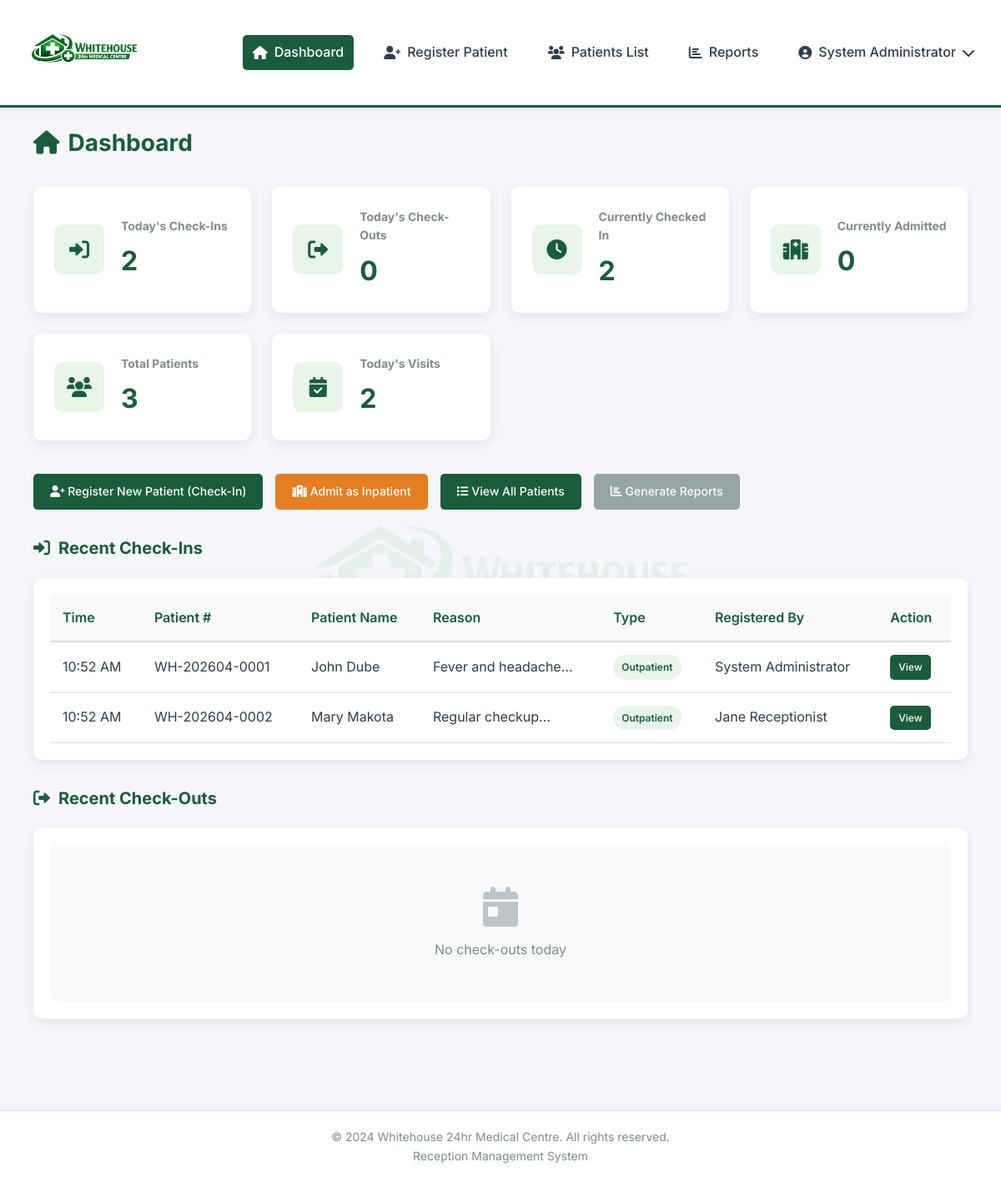
/pages/dashboard.php (signed in), run on the app's committed database.
### tables this page shows
CREATE TABLE visits (
    visit_id INT PRIMARY KEY AUTO_INCREMENT,
    patient_id INT NOT NULL,
    visit_number VARCHAR(20) UNIQUE NOT NULL,
    check_in_date DATE NOT NULL,
    check_in_time TIME NOT NULL,
    visit_reason TEXT,
    status ENUM('checked_in', 'checked_out') DEFAULT 'checked_in',
    check_out_date DATE NULL,
    check_out_time TIME NULL,
    check_out_notes TEXT,
    registered_by INT,
    checked_out_by INT,
    created_at TIMESTAMP DEFAULT CURRENT_TIMESTAMP,
    FOREIGN KEY (patient_id) REFERENCES patients(patient_id) ON DELETE CASCADE,
    FOREIGN KEY (registered_by) REFERENCES users(user_id),
    FOREIGN KEY (checked_out_by) REFERENCES users(user_id)
);

CREATE TABLE patients (
    patient_id INT PRIMARY KEY AUTO_INCREMENT,
    patient_number VARCHAR(20) UNIQUE NOT NULL,
    first_name VARCHAR(50) NOT NULL,
    last_name VARCHAR(50) NOT NULL,
    date_of_birth DATE NOT NULL,
    gender ENUM('Male', 'Female', 'Other') NOT NULL,
    phone VARCHAR(15),
    email VARCHAR(100),
    address TEXT,
    emergency_contact_name VARCHAR(100),
    emergency_contact_phone VARCHAR(15),
    created_at TIMESTAMP DEFAULT CURRENT_TIMESTAMP
);

CREATE TABLE users (
    user_id INT PRIMARY KEY AUTO_INCREMENT,
    username VARCHAR(50) UNIQUE NOT NULL,
    password VARCHAR(255) NOT NULL,
    full_name VARCHAR(100) NOT NULL,
    role ENUM('admin', 'receptionist') DEFAULT 'receptionist',
    is_active BOOLEAN DEFAULT TRUE,
    created_at TIMESTAMP DEFAULT CURRENT_TIMESTAMP,
    last_login TIMESTAMP NULL
);

### includes/functions.php (called while the page is built, shortened)
<?php
function getDashboardStats($db) {
    $stats = [];
    $query = "SELECT COUNT(*) as count FROM visits WHERE check_in_date = CURDATE()";
    $stmt = $db->query($query);
    $stats['today_checkins'] = $stmt->fetch(PDO::FETCH_ASSOC)['count'];
    $query = "SELECT COUNT(*) as count FROM visits v
              WHERE v.check_out_date = CURDATE() AND v.status = 'checked_out'
              AND v.visit_id NOT IN (SELECT visit_id FROM inpatient_admissions)";
    $stmt = $db->query($query);
    $stats['today_checkouts'] = $stmt->fetch(PDO::FETCH_ASSOC)['count'];
    $query = "SELECT COUNT(*) as count FROM visits v
              WHERE v.status = 'checked_in'
              AND v.visit_id NOT IN (SELECT visit_id FROM inpatient_admissions)";
    $stmt = $db->query($query);
    $stats['currently_checked_in'] = $stmt->fetch(PDO::FETCH_ASSOC)['count'];
    $query = "SELECT COUNT(*) as count FROM inpatient_admissions ia
              JOIN visits v ON ia.visit_id = v.visit_id
              WHERE v.status = 'checked_in' AND ia.actual_discharge_date IS NULL";
    $stmt = $db->query($query);
    $stats['currently_admitted'] = $stmt->fetch(PDO::FETCH_ASSOC)['count'];
    $query = "SELECT COUNT(*) as count FROM patients";
    $stmt = $db->query($query);
    $stats['total_patients'] = $stmt->fetch(PDO::FETCH_ASSOC)['count'];
    $query = "SELECT COUNT(*) as count FROM visits WHERE check_in_date = CURDATE()";
    $stmt = $db->query($query);
    $stats['total_visits_today'] = $stmt->fetch(PDO::FETCH_ASSOC)['count'];
    return $stats;
}
function getRecentCheckins($db, $limit = 10) {
    $query = "SELECT v.*, p.first_name, p.last_name, p.patient_number,
              u.full_name as registered_by_name,
              (SELECT COUNT(*) FROM inpatient_admissions WHERE visit_id = v.visit_id) as is_inpatient
              FROM visits v
              JOIN patients p ON v.patient_id = p.patient_id
              LEFT JOIN users u ON v.registered_by = u.user_id
              WHERE v.check_in_date = CURDATE()
              ORDER BY v.check_in_time DESC
              LIMIT :limit";
    $stmt = $db->prepare($query);
    $stmt->bindParam(':limit', $limit, PDO::PARAM_INT);
    $stmt->execute();
    return $stmt->fetchAll(PDO::FETCH_ASSOC);
}
?>

### pages/dashboard.php (the view, shortened to what this page needs)
<?php
require_once '../includes/functions.php';
$database = new Database();
$db = $database->getConnection();
$stats = getDashboardStats($db);
$recent_checkins = getRecentCheckins($db, 5);
$recent_checkouts = getRecentCheckouts($db, 5);
include '../includes/header.php';
?>
<div class="container">
    <h1 class="dashboard-title"><i class="fas fa-home"></i> Dashboard</h1>
    <div class="stats-grid">
        <div class="stat-card">
            <div class="stat-icon"><i class="fas fa-sign-in-alt"></i></div>
            <div class="stat-info">
                <h3>Today's Check-Ins</h3>
                <div class="stat-number"><?php echo $stats['today_checkins']; ?></div>
            </div>
        </div>
        <div class="stat-card">
            <div class="stat-icon"><i class="fas fa-sign-out-alt"></i></div>
            <div class="stat-info">
                <h3>Today's Check-Outs</h3>
                <div class="stat-number"><?php echo $stats['today_checkouts']; ?></div>
            </div>
        </div>
        <div class="stat-card">
            <div class="stat-icon"><i class="fas fa-clock"></i></div>
            <div class="stat-info">
                <h3>Currently Checked In</h3>
                <div class="stat-number"><?php echo $stats['currently_checked_in']; ?></div>
            </div>
        </div>
        <div class="stat-card">
            <div class="stat-icon"><i class="fas fa-hospital"></i></div>
            <div class="stat-info">
                <h3>Currently Admitted</h3>
                <div class="stat-number"><?php echo $stats['currently_admitted']; ?></div>
            </div>
        </div>
        <div class="stat-card">
            <div class="stat-icon"><i class="fas fa-users"></i></div>
            <div class="stat-info">
                <h3>Total Patients</h3>
                <div class="stat-number"><?php echo $stats['total_patients']; ?></div>
            </div>
        </div>
        <div class="stat-card">
            <div class="stat-icon"><i class="fas fa-calendar-check"></i></div>
            <div class="stat-info">
                <h3>Today's Visits</h3>
                <div class="stat-number"><?php echo $stats['total_visits_today']; ?></div>
            </div>
        </div>
    </div>
    <div class="quick-actions">
        <a href="register-patient.php" class="btn btn-primary"><i class="fas fa-user-plus"></i> Register New Patient (Check-In)</a>
        <a href="admit-patient.php" class="btn btn-warning"><i class="fas fa-hospital"></i> Admit as Inpatient</a>
        <a href="patients-list.php" class="btn btn-success"><i class="fas fa-list"></i> View All Patients</a>
        <a href="reports.php" class="btn btn-secondary"><i class="fas fa-chart-bar"></i> Generate Reports</a>
    </div>
    <div style="margin-bottom: 30px;">
        <h2 class="section-title"><i class="fas fa-sign-in-alt"></i> Recent Check-Ins</h2>
        <div class="table-container">
            <?php if(empty($recent_checkins)): ?>
                <div class="empty-message"><i class="fas fa-calendar-day"></i><p>No check-ins today</p></div>
            <?php else: ?>
                <table>
                    <thead><tr><th>Time</th><th>Patient #</th><th>Patient Name</th><th>Reason</th><th>Type</th><th>Registered By</th><th>Action</th></tr></thead>
                    <tbody>
                        <?php foreach($recent_checkins as $checkin): ?>
                        <tr>
                            <td><?php echo date('h:i A', strtotime($checkin['check_in_time'])); ?></td>
                            <td><?php echo htmlspecialchars($checkin['patient_number']); ?></td>
                            <td><?php echo htmlspecialchars($checkin['first_name'] . ' ' . $checkin['last_name']); ?></td>
                            <td><?php echo htmlspecialchars(substr($checkin['visit_reason'], 0, 50)) . '...'; ?></td>
                            <td><?php echo ($checkin['is_inpatient'] > 0) ? '<span class="status-badge status-admitted">Inpatient</span>' : '<span class="status-badge status-checked-in">Outpatient</span>'; ?></td>
                            <td><?php echo htmlspecialchars($checkin['registered_by_name']); ?></td>
                            <td><a href="patient-details.php?id=<?php echo $checkin['patient_id']; ?>" class="btn btn-small btn-primary">View</a></td>
                        </tr>
                        <?php endforeach; ?>
                    </tbody>
                </table>
            <?php endif; ?>
        </div>
    </div>
    <div>
        <h2 class="section-title"><i class="fas fa-sign-out-alt"></i> Recent Check-Outs</h2>
        <div class="table-container">
            <?php if(empty($recent_checkouts)): ?>
                <div class="empty-message"><i class="fas fa-calendar-day"></i><p>No check-outs today</p></div>
            <?php endif; ?>
        </div>
    </div>
</div>
<?php include '../includes/footer.php'; ?>

### assets/css/style.css (style rules this page uses)
:root { --primary-color: #1a5d3c; --primary-light: #2d7a4f; --primary-dark: #0e3d26; --success-color: #1a5d3c; --danger-color: #c0392b; --warning-color: #e67e22; --info-color: #2c3e50; --light-color: #e8f5e9; --text-color: #2c3e50; --text-muted: #7f8c8d; --border-color: #dcdde1; --bg-color: #f5f6fa; --white: #ffffff; --shadow: 0 5px 15px rgba(0,0,0,0.08); --shadow-hover: 0 8px 25px rgba(0,0,0,0.12); --transition: all 0.3s ease; }
* { margin: 0; padding: 0; box-sizing: border-box; }
body { font-family: 'Inter', sans-serif; line-height: 1.6; color: var(--text-color); background: var(--bg-color); min-height: 100vh; display: flex; flex-direction: column; position: relative; }
body::before { content: ''; position: fixed; top: 50%; left: 50%; transform: translate(-50%, -50%); width: 600px; height: 600px; background-image: url('../images/Whitehouse24hr.png'); background-repeat: no-repeat; background-position: center; background-size: contain; opacity: 0.06; z-index: 0; pointer-events: none; }
main, .container { position: relative; z-index: 1; }
.stat-card, .table-container, .form-container, .report-card, .report-header, .profile-card, .patient-summary, .filters-section, .login-box, .info-box, .modal-content, .patient-info-card, .history-stat-card, .add-user-form, .warning-box { background: var(--white); }
.container { max-width: 1400px; margin: 0 auto; padding: 0 20px 20px 20px; }
.btn { display: inline-block; padding: 10px 20px; border: none; border-radius: 5px; font-size: 14px; font-weight: 500; cursor: pointer; text-decoration: none; transition: var(--transition); }
.btn-primary { background: var(--primary-color); color: var(--white); }
.btn-success { background: var(--success-color); color: var(--white); }
.btn-warning { background: var(--warning-color); color: var(--white); }
.btn-secondary { background: #95a5a6; color: var(--white); }
.btn-small { padding: 5px 10px; font-size: 12px; }
.dashboard-title { margin-bottom: 30px; color: var(--primary-color); font-size: 28px; display: flex; align-items: center; gap: 10px; }
.stats-grid { display: grid; grid-template-columns: repeat(4, 1fr); gap: 25px; margin-bottom: 40px; width: 100%; }
.stat-card { background: var(--white); border-radius: 10px; padding: 25px; box-shadow: var(--shadow); display: flex; align-items: center; gap: 20px; transition: var(--transition); animation: fadeIn 0.5s ease; width: 100%; }
.stat-card:nth-child(1) { animation-delay: 0.1s; }
.stat-card:nth-child(2) { animation-delay: 0.2s; }
.stat-card:nth-child(3) { animation-delay: 0.3s; }
.stat-card:nth-child(4) { animation-delay: 0.4s; }
.stat-card:nth-child(5) { animation-delay: 0.5s; }
.stat-card:nth-child(6) { animation-delay: 0.6s; }
.stat-icon { width: 60px; height: 60px; background: var(--light-color); border-radius: 10px; display: flex; align-items: center; justify-content: center; font-size: 24px; color: var(--primary-color); flex-shrink: 0; }
.stat-info h3 { font-size: 14px; color: var(--text-muted); margin-bottom: 5px; }
.stat-number { font-size: 32px; font-weight: 700; color: var(--primary-color); }
.quick-actions { display: flex; gap: 15px; margin-bottom: 30px; flex-wrap: wrap; }
.section-title { margin-bottom: 20px; color: var(--primary-color); font-size: 20px; display: flex; align-items: center; gap: 10px; }
.table-container { background: var(--white); border-radius: 10px; padding: 20px; box-shadow: var(--shadow); overflow-x: auto; animation: slideUp 0.5s ease; margin-bottom: 30px; }
table { width: 100%; border-collapse: collapse; }
th { background: #f8f9fa; padding: 15px; text-align: left; font-weight: 600; color: var(--primary-color); border-bottom: 2px solid var(--border-color); }
td { padding: 15px; border-bottom: 1px solid var(--border-color); }
.status-badge { padding: 5px 10px; border-radius: 20px; font-size: 12px; font-weight: 600; text-align: center; display: inline-block; white-space: nowrap; }
.status-checked-in { background: #e8f5e9; color: var(--primary-color); }
.empty-message { text-align: center; padding: 50px; color: var(--text-muted); background: #f8f9fa; border-radius: 10px; }
.empty-message i { font-size: 48px; margin-bottom: 15px; display: block; color: #bdc3c7; }

### data on the page
visits: check_in_time "10:52 AM", patient.patient_number "WH-202604-0001", patient.last_name "John Dube", visit_reason "Fever and headache", registered_by.full_name "System Administrator"
visits: check_in_time "10:52 AM", patient.patient_number "WH-202604-0002", patient.last_name "Mary Makota", visit_reason "Regular checkup", registered_by.full_name "Jane Receptionist"

### other printed values
$_SESSION['full_name'] "System Administrator"
$stats['today_checkins'] "2"
$stats['today_checkouts'] "0"
$stats['currently_checked_in'] "2"
$stats['currently_admitted'] "0"
$stats['total_patients'] "3"
$stats['total_visits_today'] "2"
